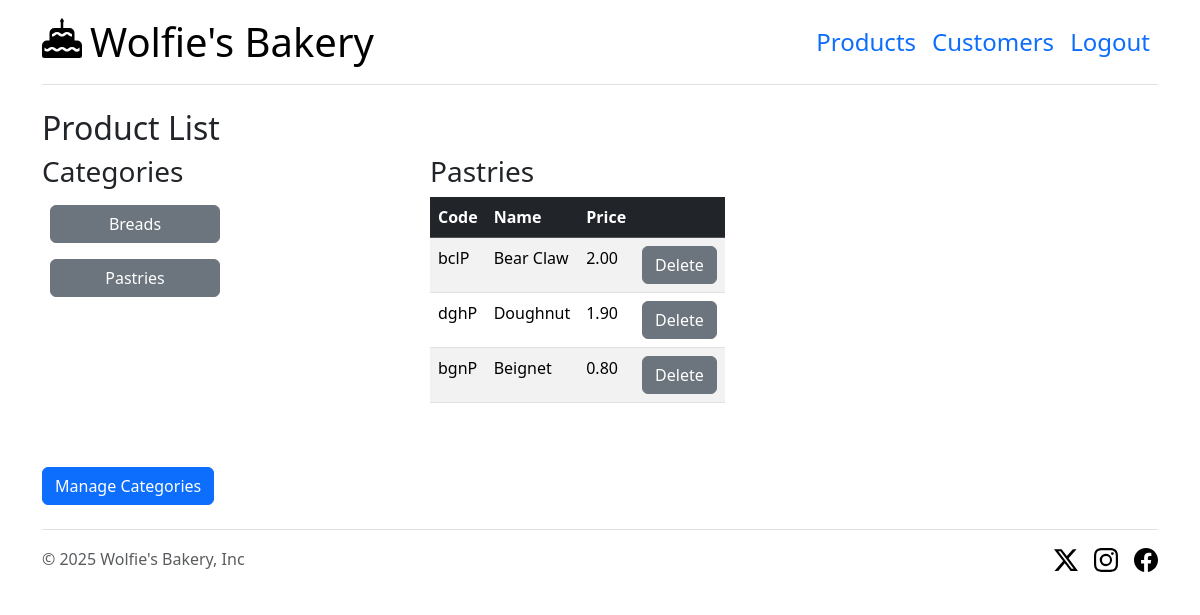
/product?category_id=3 (signed in), run on the app's committed database.
### tables this page shows
CREATE TABLE "CATEGORIES" (
	"CategoryID"	INTEGER NOT NULL UNIQUE,
	"CategoryName"	TEXT NOT NULL UNIQUE,
	PRIMARY KEY("CategoryID" AUTOINCREMENT)
);

CREATE TABLE "PRODUCTS" (
	"ProductID"	INTEGER NOT NULL UNIQUE,
	"CategoryID"	INTEGER NOT NULL,
	"ProductCode"	TEXT NOT NULL UNIQUE,
	"ProductName"	TEXT NOT NULL,
	"Price"	NUMERIC NOT NULL,
	PRIMARY KEY("ProductID" AUTOINCREMENT),
	FOREIGN KEY("CategoryID") REFERENCES "CATEGORIES"("CategoryID")
);

### app.py (the view)
@app.route("/product")
def product_list():
    if "logged_in" not in session or not session["logged_in"]:
        return app.redirect(url_for("login"))
    category_id_string = request.args.get("category_id")
    categories = CategoriesTable.get()
    if category_id_string and category_id_string.isdigit():
        category_id = int(category_id_string)
        if CategoriesTable.get_by_id(category_id) is None:
            category_id = categories[0]["CategoryID"]
    else:
        category_id = categories[0]["CategoryID"]
    products = ProductsTable.get_by_category_id(category_id)
    category = CategoriesTable.get_by_id(category_id)
    category_name = category["CategoryName"]
    return render_template(
        "product_list.jinja",
        category_name=category_name,
        categories=categories,
        products=products,
    )

### app.py (called while the page is built)
@app.teardown_appcontext
def close_connection(exception):
    close_db()

### model/categories_table.py (called while the page is built)
    @staticmethod
    def get():
        try:
            db = get_db()
            result = db.execute("SELECT * FROM CATEGORIES")
            categories = result.fetchall()
            categories = [dict(category) for category in categories]
            return categories
        except sqlite3.Error as error:
            print("ERROR: " + str(error))
            abort(500)

    @staticmethod
    def get_by_id(category_id):
        try:
            db = get_db()
            query = "SELECT * FROM CATEGORIES WHERE CategoryID = ?"
            data = [category_id]
            result = db.execute(query, data)
            category = result.fetchone()
            if category is not None:
                category = dict(category)
            return category
        except sqlite3.Error as error:
            print("ERROR: " + str(error))
            abort(500)

### model/database.py (called while the page is built)
def get_db():
    db = getattr(g, "_database", None)
    if db is None:
        db = g._database = sqlite3.connect(DATABASE)
        db.row_factory = sqlite3.Row
    return db

### model/products_table.py (called while the page is built)
    @staticmethod
    def get_by_category_id(category_id):
        try:
            db = get_db()
            query = "SELECT * FROM PRODUCTS WHERE CategoryID = ?"
            data = [category_id]
            result = db.execute(query, data)
            products = result.fetchall()
            products = [dict(product) for product in products]
            return products
        except sqlite3.Error as error:
            print("ERROR: " + str(error))
            abort(500)

### templates/product_list.jinja (shortened to what this page needs)
{% extends "base.jinja" %}
{% block content %}
<main>
    <h2>Product List</h2>
    <div class="row g-5">
        <div class="col-md-4">
            <h3>Categories</h3>
            {% for category in categories %}
                <div class="block">
                <a href="{{ url_for('product_list', category_id=category.CategoryID) }}" class="m-2 w-50 btn btn-secondary">
                    {{ category.CategoryName }}
                </a>
                </div>
            {% endfor %}
        </div>
        <div class="col-md-8">
            <h3> {{ category_name }} </h3>
            {% if products %}
            <table class="table table-striped w-auto">
                <thead class="table-dark">
                    <tr>
                        <th>Code</th>
                        <th>Name</th>
                        <th class="right">Price</th>
                        <th>&nbsp;</th>
                    </tr>
                </thead>
                <tbody>
                    {% for product in products %}
                    <tr>
                        <td>{{ product.ProductCode }}</td>
                        <td>{{ product.ProductName }}</td>
                        <td class="right">{{ '%.2f'|format(product.Price) }}</td>
                        <td>
                            <form method="post" action="{{ url_for('delete_product') }}">
                                <input type="submit" class="btn btn-secondary" value="Delete">
                            </form>
                        </td>
                    </tr>
                    {% endfor %}
                </tbody>
            </table>
            {% else %}
                <div> There are not products in this category.</div>
            {% endif %}
        </div>
        <div>
            <a href="{{ url_for('category_list') }}" class="btn btn-primary">Manage Categories</a>
        </div>
    </div>
</main>
{% endblock %}

### data on the page
CATEGORIES: CategoryName "Breads"
CATEGORIES: CategoryName "Pastries"
PRODUCTS: ProductCode "bclP", ProductName "Bear Claw", Price "2.00"
PRODUCTS: ProductCode "dghP", ProductName "Doughnut", Price "1.90"
PRODUCTS: ProductCode "bgnP", ProductName "Beignet", Price "0.80"
